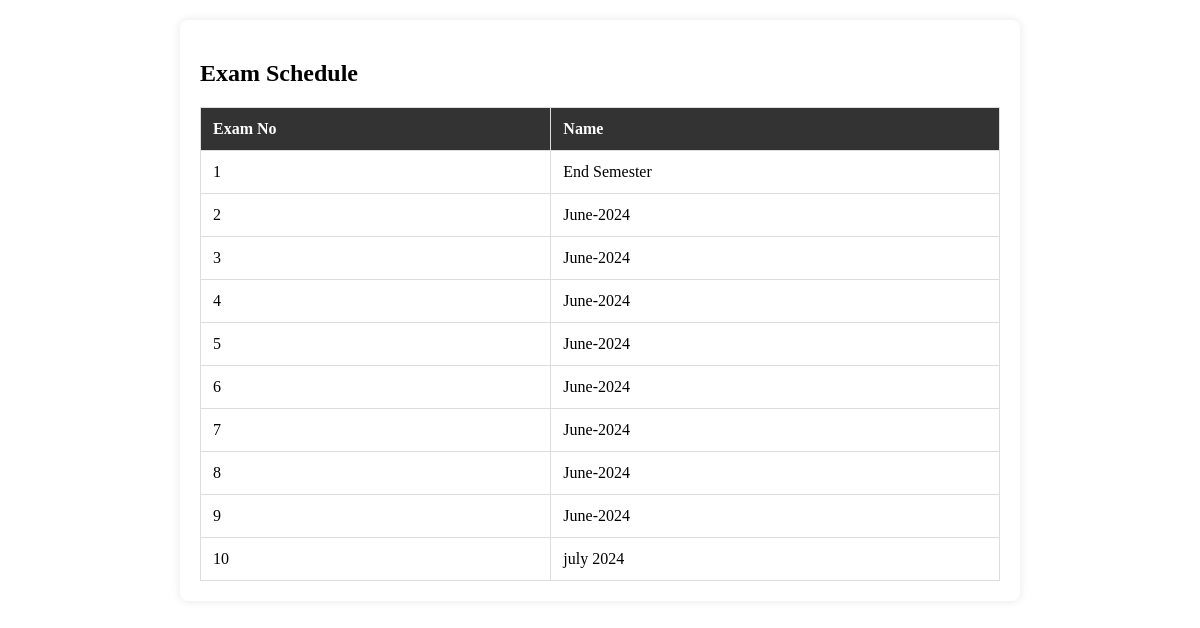
The app's page /view_exam.php with its own data.
### tables this page shows
CREATE TABLE `exams` (
  `id` int(11) NOT NULL,
  `title` varchar(255) NOT NULL
);

### view_exam.php (the view, shortened to what this page needs)
<?php
include 'db.php';
?>
<!DOCTYPE html>
<html lang="en">
<head>
</head>
<body>
    <main>
        <section id="cse1">
            <h2>Exam Schedule</h2>
            <table>
                <thead>
                    <tr>
                        <th>Exam No</th>
                        <th>Name</th>
                    </tr>
                </thead>
                <?php
               $sql = "SELECT id, title FROM exams";
               $result = $conn->query($sql);
               $serial = 1;
               while ($row = $result->fetch_assoc()) {
                echo "<tr>";
                echo "<td>{$serial}</td>";
                echo "<td>{$row['title']}</td>";
                echo "</tr>";
                $serial++;
            }
               ?>
            </table>
        </section>
    </main>
</body>
</html>

### view_exam.php (style rules this page uses)
main { max-width: 800px; margin: 20px auto; background-color: #fff; padding: 20px; border-radius: 8px; box-shadow: 0 0 10px rgba(0, 0, 0, 0.1); }
table { width: 100%; border-collapse: collapse; margin-top: 10px; }
table, th, td { border: 1px solid #ddd; }
th, td { padding: 12px; text-align: left; }
th { background-color: #333; color: #fff; }

### records on screen
exams: title "End Semester"
exams: title "June-2024"
exams: title "June-2024"
exams: title "June-2024"
exams: title "June-2024"
exams: title "June-2024"
exams: title "June-2024"
exams: title "June-2024"
exams: title "June-2024"
exams: title "july 2024"
